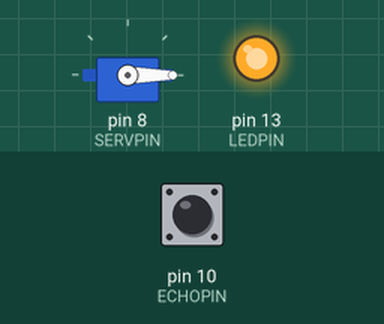
Bench run of a sketch on a simulated Arduino Uno, built with avr-gcc and run on an emulated ATmega328P. Shown: servo, output pins drawn as LEDs (lit = HIGH). Inputs (shaded band) come from the test bench; at power-on: pin 10 (ECHOPIN) LOW. Pins used as bus, display or sensor lines are not drawn; what the sketch prints to the serial monitor is not drawn.

Above: at 1.2 s.
1.3 s: pin 10 (ECHOPIN) pulsed HIGH 2 times (0.12 s each, 0.3 s apart)
At 1.9 s:
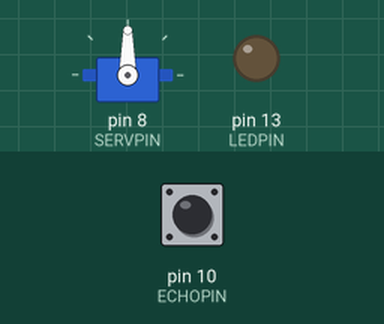
4.2 s: pin 10 (ECHOPIN) pulsed HIGH 5 times (0.12 s each, 0.3 s apart)
At 6.8 s:
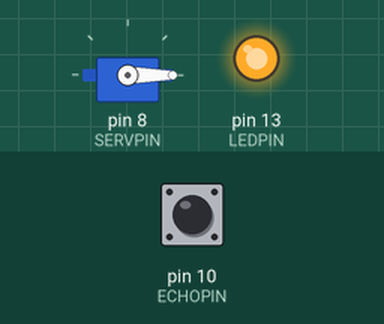
Timing chart, 0 to 8.3 s (numbered marks = the images above; inputs shaded):
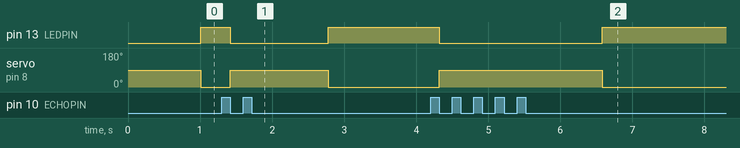

The sketch:

sensorUltrassonico.ino.ino
```cpp
/*==================== PROGRAM ==============================
 * Program: sensorUltrassonico.ino
 * Date of Create: 2025-05-20 13:31:13
 * Update in: 2025-05-20 15:49:31
 * Author:Jefferson Bezerra dos Santos
 * Description: Sensor Ultrassonico
 *===========================================================
 */

#include <Arduino.h>
#include <Servo.h>

Servo myservo;

/* ==================== MACROS ============================ */

// Definindo os pinos do ultrassonico
#define TRIGPIN 9
#define ECHOPIN 10
#define LEDPIN 13

// Definindo pino do Servo
#define SERVPIN 8

/* ================== End of macro =========================*/

long duration;
int distance;


/* ================ PROTOTYPE OF FUNCTIONS ================ */

/* ================== End of prototype =====================*/


/*=================== FUNCTION SETUP () ======================
 * Function: setup()
 * Description: Put setup configuration
 * ==========================================================
 */
void setup() {

  myservo.attach(SERVPIN);

  pinMode(TRIGPIN, OUTPUT);
  pinMode(ECHOPIN, INPUT);
  pinMode(LEDPIN, OUTPUT);


  Serial.begin(9600); // Inicia a comunicação serial para monitoramento
}
/*----------End of function-----------------*/


/*=================== FUNCTION SETUP () ======================
 * Function: loop()
 * Description: Put code for loop
 * ==========================================================
 */
void loop() {
  // Limpa o trigPin
  digitalWrite(TRIGPIN, LOW);
  delay(2);

  // Define o trigPin como HIGH por 10 microssegundos
  digitalWrite(TRIGPIN, HIGH);
  delay(10);
  digitalWrite(TRIGPIN, LOW);

  // Le o echoPin,  retorna o tempo de viagme da onda em microsegundos
  duration = pulseIn(ECHOPIN, HIGH);

  // Calcular a distancia
  distance = duration * 0.017;

  if (distance < 10) {
    digitalWrite(LEDPIN, HIGH);
    myservo.write(0);
  } else {
    digitalWrite(LEDPIN, LOW);
    myservo.write(90);
  }

  // Mostra a distancia no monitor serial
  Serial.print("Dist: ");
  Serial.print(distance);
  Serial.print("cm  ");

  delay (50);

}
/*----------End of function-----------------*/
```

Measured:
- after the input at 1.3 s, pin 13 (LEDPIN): HIGH → LOW after 0.12 s, → HIGH 1.4 s later; servo on pin 8 (SERVPIN): 0° → 90° after 0.12 s, → 0° 1.4 s later
- after the input at 4.2 s, pin 13 (LEDPIN): HIGH → LOW after 0.12 s, → HIGH 2.3 s later; servo on pin 8 (SERVPIN): 0° → 90° after 0.12 s, → 0° 2.3 s later
